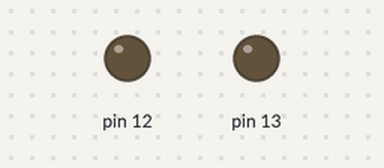
This sketch was run on a simulated Arduino Uno, built with avr-gcc and run on an emulated ATmega328P. Parts: output pins drawn as LEDs (lit = HIGH).

Above: at 0.6 s.
At 3.56 s:
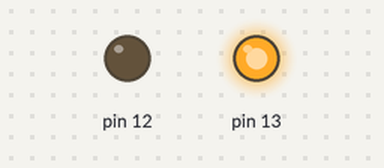
Timing chart, 0 to 4.2 s (numbered marks = the images above):
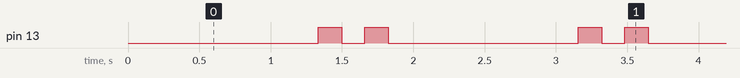

The sketch:

blink_patt.ino
```cpp
int state;
long count;
long t;
void setup() {
  Serial.begin(9600);
  DDRB |= B00110000;
  // put your setup code here, to run once:
  state = 1;
  count = 0;
  t = 20000;
  PORTB &=B11011111;
}

void loop() {
  // put your main code here, to run repeatedly:
  if(state == 1 && count < 6*t) {
    count++;
  }
  else if(state == 1) {
    state = 2;
    //digitalWrite(12,HIGH);
    PORTB |=B00100000;
    count = 0;
  }

  if(state == 2 && count < t) {
    count++;
  }
  else if(state == 2) {
    state = 3;
    //digitalWrite(12,LOW);
    PORTB &=B11011111;
    count = 0;
  }

  if(state == 3 && count < t) {
    count++;
  }
  else if(state == 3) {
    state = 4;
    //digitalWrite(12,HIGH);
    PORTB |=B00100000;
    count = 0;
  }

  if(state == 4 && count < t) {
    count++;
  }
  else if(state == 4) {
    state = 1;
   // digitalWrite(12,LOW);
   PORTB &=B11011111;
    count = 0;
  }
}
```

Measured:
- by itself, pin 13: repeats every 1.8 s: LOW 0.16 s, HIGH 0.16 s, LOW 1.3 s, HIGH 0.16 s
- by itself, everything shown: repeats every 1.8 s, in 4 steps
